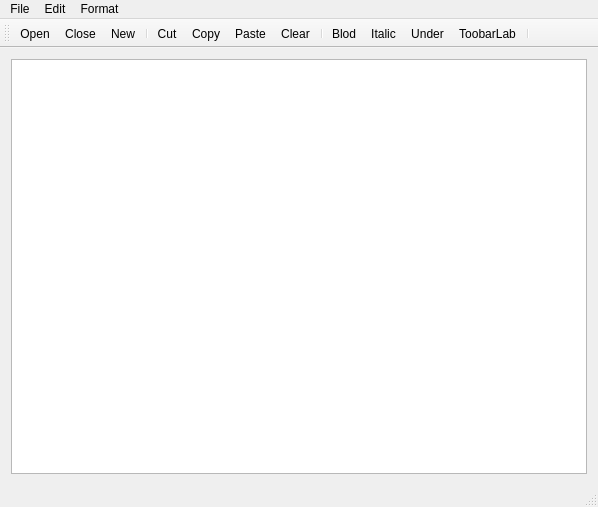
<?xml version="1.0" encoding="UTF-8"?>
<ui version="4.0">
 <class>QWMainWind</class>
 <widget class="QMainWindow" name="QWMainWind">
  <property name="geometry">
   <rect>
    <x>0</x>
    <y>0</y>
    <width>598</width>
    <height>507</height>
   </rect>
  </property>
  <property name="windowTitle">
   <string>QWMainWind</string>
  </property>
  <widget class="QWidget" name="centralWidget">
   <layout class="QHBoxLayout" name="horizontalLayout">
    <item>
     <widget class="QTextEdit" name="txtEdit"/>
    </item>
   </layout>
  </widget>
  <widget class="QMenuBar" name="menuBar">
   <property name="geometry">
    <rect>
     <x>0</x>
     <y>0</y>
     <width>598</width>
     <height>22</height>
    </rect>
   </property>
   <widget class="QMenu" name="menuFile">
    <property name="title">
     <string>File</string>
    </property>
    <addaction name="actionNew"/>
    <addaction name="actionOpen"/>
    <addaction name="actionClose"/>
   </widget>
   <widget class="QMenu" name="menuModify">
    <property name="title">
     <string>Edit</string>
    </property>
    <addaction name="actionCut"/>
    <addaction name="actionCopy"/>
    <addaction name="actionPaste"/>
    <addaction name="separator"/>
    <addaction name="actionClear"/>
   </widget>
   <widget class="QMenu" name="menuFormat">
    <property name="title">
     <string>Format</string>
    </property>
    <addaction name="actionBlod"/>
    <addaction name="actionItalic"/>
    <addaction name="actionUnder"/>
    <addaction name="separator"/>
    <addaction name="actionToobarLab"/>
   </widget>
   <addaction name="menuFile"/>
   <addaction name="menuModify"/>
   <addaction name="menuFormat"/>
  </widget>
  <widget class="QToolBar" name="mainToolBar">
   <attribute name="toolBarArea">
    <enum>TopToolBarArea</enum>
   </attribute>
   <attribute name="toolBarBreak">
    <bool>false</bool>
   </attribute>
   <addaction name="actionOpen"/>
   <addaction name="actionClose"/>
   <addaction name="actionNew"/>
   <addaction name="separator"/>
   <addaction name="actionCut"/>
   <addaction name="actionCopy"/>
   <addaction name="actionPaste"/>
   <addaction name="actionClear"/>
   <addaction name="separator"/>
   <addaction name="actionBlod"/>
   <addaction name="actionItalic"/>
   <addaction name="actionUnder"/>
   <addaction name="actionToobarLab"/>
   <addaction name="separator"/>
  </widget>
  <widget class="QStatusBar" name="statusBar"/>
  <action name="actionCut">
   <property name="icon">
    <iconset resource="res.qrc">
     <normaloff>:/images/Images/cut.bmp</normaloff>:/images/Images/cut.bmp</iconset>
   </property>
   <property name="text">
    <string>Cut</string>
   </property>
   <property name="toolTip">
    <string>Cut</string>
   </property>
   <property name="shortcut">
    <string>Ctrl+X</string>
   </property>
  </action>
  <action name="actionCopy">
   <property name="icon">
    <iconset resource="res.qrc">
     <normaloff>:/images/Images/120.bmp</normaloff>:/images/Images/120.bmp</iconset>
   </property>
   <property name="text">
    <string>Copy</string>
   </property>
   <property name="shortcut">
    <string>Ctrl+C</string>
   </property>
  </action>
  <action name="actionPaste">
   <property name="icon">
    <iconset resource="res.qrc">
     <normaloff>:/images/Images/paste.bmp</normaloff>:/images/Images/paste.bmp</iconset>
   </property>
   <property name="text">
    <string>Paste</string>
   </property>
   <property name="toolTip">
    <string>Paste</string>
   </property>
   <property name="shortcut">
    <string>Ctrl+P</string>
   </property>
  </action>
  <action name="actionBlod">
   <property name="checkable">
    <bool>true</bool>
   </property>
   <property name="icon">
    <iconset resource="res.qrc">
     <normaloff>:/images/Images/BLD.BMP</normaloff>:/images/Images/BLD.BMP</iconset>
   </property>
   <property name="text">
    <string>Blod</string>
   </property>
   <property name="toolTip">
    <string>Blod</string>
   </property>
   <property name="shortcut">
    <string>Ctrl+B</string>
   </property>
  </action>
  <action name="actionItalic">
   <property name="checkable">
    <bool>true</bool>
   </property>
   <property name="icon">
    <iconset resource="res.qrc">
     <normaloff>:/images/Images/ITL.BMP</normaloff>:/images/Images/ITL.BMP</iconset>
   </property>
   <property name="text">
    <string>Italic</string>
   </property>
   <property name="toolTip">
    <string>Italic</string>
   </property>
   <property name="shortcut">
    <string>Ctrl+I</string>
   </property>
  </action>
  <action name="actionUnder">
   <property name="checkable">
    <bool>true</bool>
   </property>
   <property name="icon">
    <iconset resource="res.qrc">
     <normaloff>:/images/Images/UNDRLN.BMP</normaloff>:/images/Images/UNDRLN.BMP</iconset>
   </property>
   <property name="text">
    <string>Under</string>
   </property>
   <property name="toolTip">
    <string>Under</string>
   </property>
   <property name="shortcut">
    <string>Ctrl+B</string>
   </property>
  </action>
  <action name="actionClose">
   <property name="icon">
    <iconset resource="res.qrc">
     <normaloff>:/images/Images/exit.bmp</normaloff>:/images/Images/exit.bmp</iconset>
   </property>
   <property name="text">
    <string>Close</string>
   </property>
   <property name="toolTip">
    <string>Close</string>
   </property>
  </action>
  <action name="actionOpen">
   <property name="icon">
    <iconset resource="res.qrc">
     <normaloff>:/images/Images/open3.bmp</normaloff>:/images/Images/open3.bmp</iconset>
   </property>
   <property name="text">
    <string>Open</string>
   </property>
   <property name="toolTip">
    <string>Open</string>
   </property>
  </action>
  <action name="actionClear">
   <property name="icon">
    <iconset resource="res.qrc">
     <normaloff>:/images/Images/103.bmp</normaloff>:/images/Images/103.bmp</iconset>
   </property>
   <property name="text">
    <string>Clear</string>
   </property>
   <property name="toolTip">
    <string>Clear</string>
   </property>
  </action>
  <action name="actionFont">
   <property name="icon">
    <iconset resource="res.qrc">
     <normaloff>:/images/Images/20.ico</normaloff>:/images/Images/20.ico</iconset>
   </property>
   <property name="text">
    <string>Font</string>
   </property>
   <property name="toolTip">
    <string>Front</string>
   </property>
  </action>
  <action name="actionNew">
   <property name="icon">
    <iconset resource="res.qrc">
     <normaloff>:/images/Images/new2.bmp</normaloff>:/images/Images/new2.bmp</iconset>
   </property>
   <property name="text">
    <string>New</string>
   </property>
   <property name="toolTip">
    <string>New</string>
   </property>
  </action>
  <action name="actionToobarLab">
   <property name="checkable">
    <bool>true</bool>
   </property>
   <property name="icon">
    <iconset resource="res.qrc">
     <normaloff>:/images/Images/430.bmp</normaloff>:/images/Images/430.bmp</iconset>
   </property>
   <property name="text">
    <string>ToobarLab</string>
   </property>
   <property name="toolTip">
    <string>ToobarLab</string>
   </property>
  </action>
 </widget>
 <layoutdefault spacing="6" margin="11"/>
 <resources>
  <include location="res.qrc"/>
 </resources>
 <connections>
  <connection>
   <sender>actionClose</sender>
   <signal>triggered()</signal>
   <receiver>QWMainWind</receiver>
   <slot>close()</slot>
   <hints>
    <hint type="sourcelabel">
     <x>-1</x>
     <y>-1</y>
    </hint>
    <hint type="destinationlabel">
     <x>298</x>
     <y>253</y>
    </hint>
   </hints>
  </connection>
  <connection>
   <sender>actionPaste</sender>
   <signal>triggered()</signal>
   <receiver>txtEdit</receiver>
   <slot>paste()</slot>
   <hints>
    <hint type="sourcelabel">
     <x>-1</x>
     <y>-1</y>
    </hint>
    <hint type="destinationlabel">
     <x>298</x>
     <y>272</y>
    </hint>
   </hints>
  </connection>
  <connection>
   <sender>actionCut</sender>
   <signal>triggered()</signal>
   <receiver>txtEdit</receiver>
   <slot>cut()</slot>
   <hints>
    <hint type="sourcelabel">
     <x>-1</x>
     <y>-1</y>
    </hint>
    <hint type="destinationlabel">
     <x>298</x>
     <y>272</y>
    </hint>
   </hints>
  </connection>
  <connection>
   <sender>actionCopy</sender>
   <signal>triggered()</signal>
   <receiver>txtEdit</receiver>
   <slot>copy()</slot>
   <hints>
    <hint type="sourcelabel">
     <x>-1</x>
     <y>-1</y>
    </hint>
    <hint type="destinationlabel">
     <x>298</x>
     <y>272</y>
    </hint>
   </hints>
  </connection>
  <connection>
   <sender>actionClear</sender>
   <signal>triggered()</signal>
   <receiver>txtEdit</receiver>
   <slot>clear()</slot>
   <hints>
    <hint type="sourcelabel">
     <x>-1</x>
     <y>-1</y>
    </hint>
    <hint type="destinationlabel">
     <x>298</x>
     <y>272</y>
    </hint>
   </hints>
  </connection>
 </connections>
</ui>
